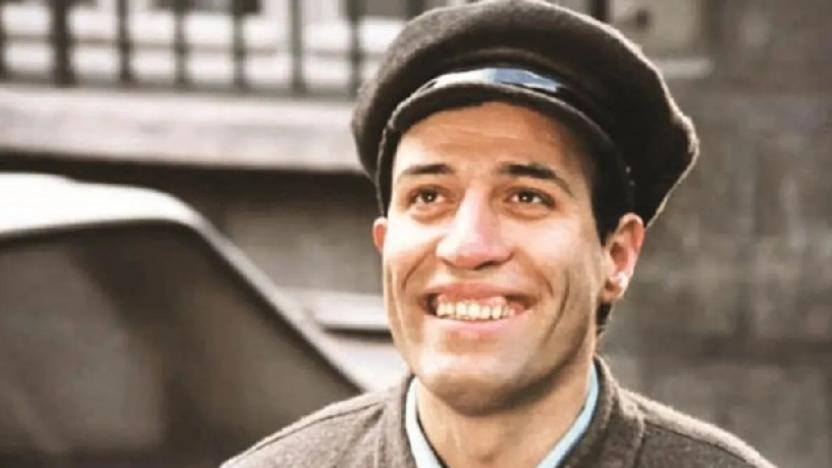
#> input picture kemalSunal.jpeg, 832 x 468 px
$ python efekt.py
#> lines starting #> are read from the running program, lines starting #| are printed output that depends on the picture
import cv2
import numpy

resim=cv2.imread("kemalSunal.jpeg")
#> resim is the input picture: shape (468, 832, 3); mean B, G, R 109.3, 122, 138.7
#resim[:,:,2]=0     RGB = 210 sona ne yazarsak diğer renklere sıfır son renge sağ taraftakini yazmış oluruz
#resim[:,:,1]=200
#resim[:,:,0]=50
resim[150:230,380:580,0]=50 #resim[Y,X,RGB] belirlediğimiz kısıma bilirlediğimiz efekti uyguladık
resim[150:230,380:580,1]=150
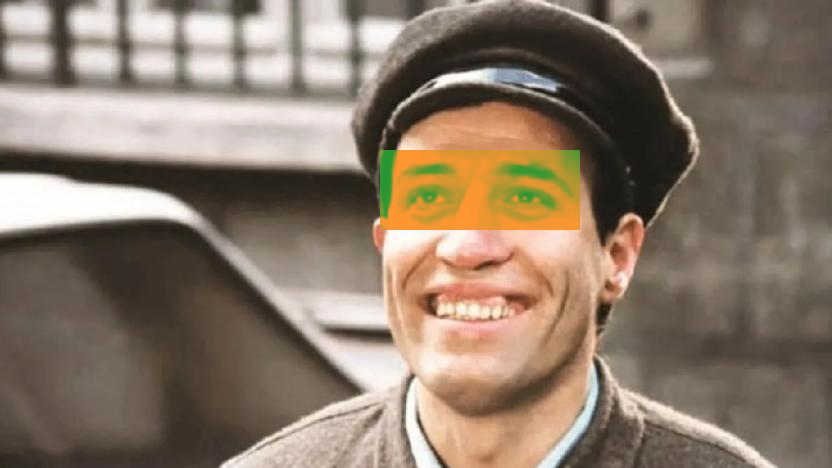
#> resim: shape (468, 832, 3); mean B, G, R 106.4, 122.1, 138.7

cv2.imshow("Kemal Sunal",resim)


cv2.waitKey(0)
cv2.destroyAllWindows()
